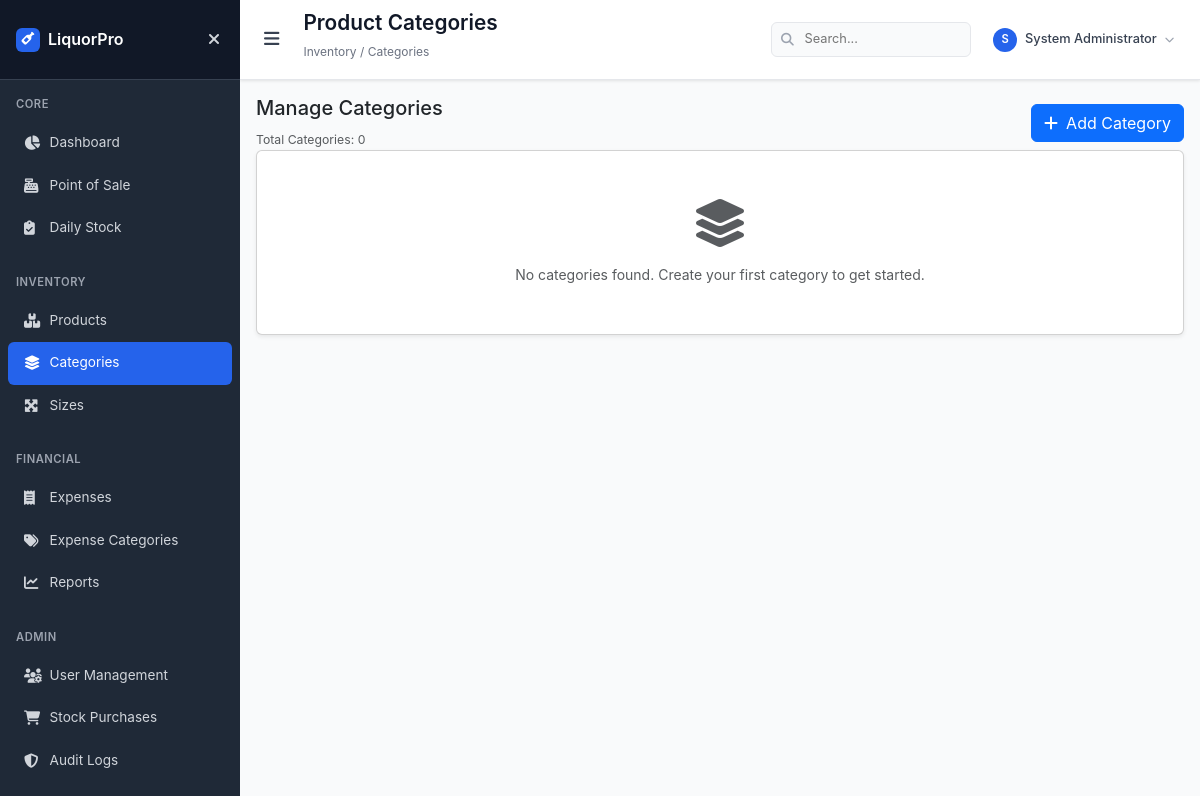
The app's page /categories (signed in), older data.
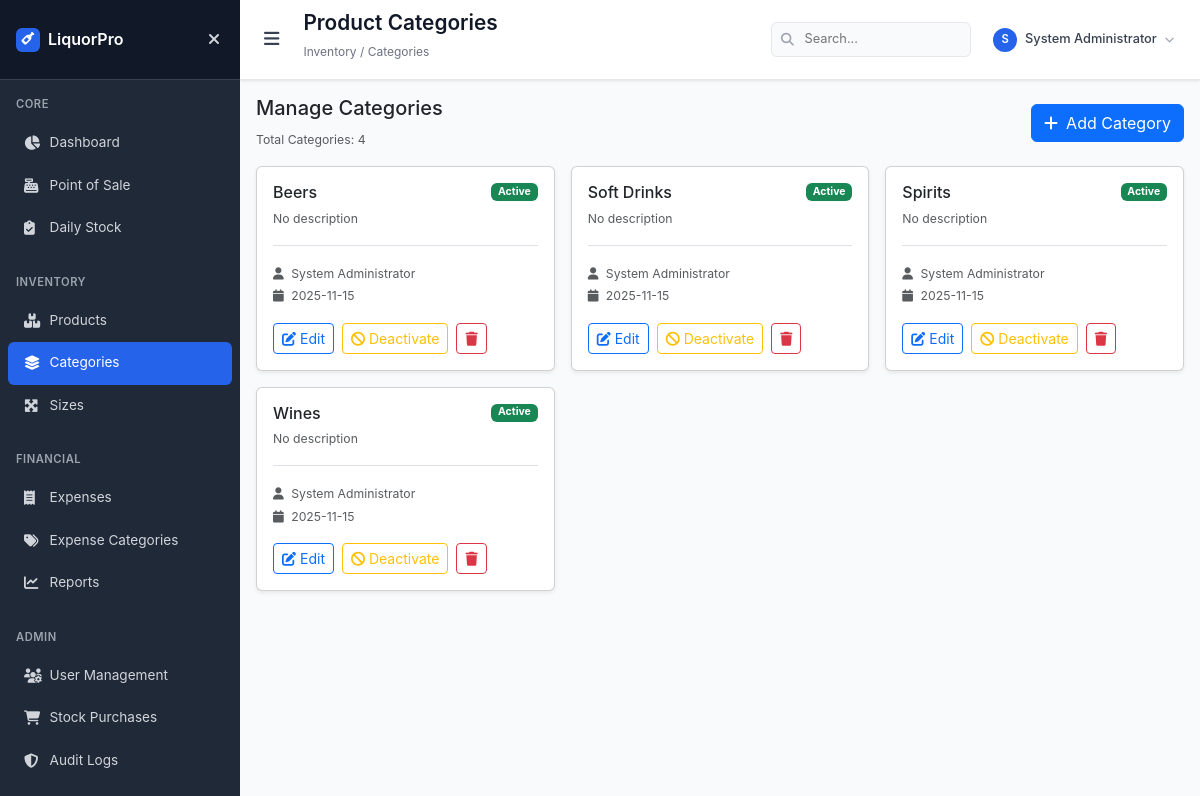
The same page, newer data.
### models.py (models this page shows, shortened)
class Category(db.Model):
    id = db.Column(db.Integer, primary_key=True)
    name = db.Column(db.String(50), unique=True, nullable=False, index=True)
    description = db.Column(db.String(200), nullable=True)
    is_active = db.Column(db.Boolean, default=True, index=True)
    created_at = db.Column(db.DateTime, default=datetime.utcnow)
    created_by = db.Column(db.Integer, db.ForeignKey('user.id'), nullable=True)
    creator = db.relationship('User', backref=db.backref('created_categories', lazy=True))

class User(db.Model):
    id = db.Column(db.Integer, primary_key=True)
    username = db.Column(db.String(80), unique=True, nullable=False, index=True)
    email = db.Column(db.String(120), unique=True, nullable=False, index=True)
    password_hash = db.Column(db.String(128), nullable=False)
    full_name = db.Column(db.String(100), nullable=False)
    role = db.Column(db.String(20), nullable=False, default='attendant', index=True)
    is_active = db.Column(db.Boolean, default=True, index=True)
    created_at = db.Column(db.DateTime, default=datetime.utcnow)
    last_login = db.Column(db.DateTime)

### app.py (the view)
@app.route('/categories')
@admin_required
def categories():
    categories = Category.query.order_by(Category.name).all()
    return render_template('categories/categories.html', categories=categories)

### app.py (called while the page is built)
def get_current_user():
    if 'user_id' in session:
        return db.session.get(User, session['user_id'])
    return None

def admin_required(f):
    @wraps(f)
    def decorated_function(*args, **kwargs):
        if 'user_id' not in session:
            flash('Please log in to access this page.', 'warning')
            return redirect(url_for('login'))
        user = db.session.get(User, session['user_id'])
        if not user or user.role not in ['admin', 'manager']:
            flash('Access denied. Admin privileges required.', 'error')
            return redirect(url_for('dashboard'))
        return f(*args, **kwargs)
    return decorated_function

@app.context_processor
def inject_user():
    return dict(current_user=get_current_user())

### templates/categories/categories.html (shortened to what this page needs)
{% extends "base.html" %}
{% block page_title %}Product Categories{% endblock %}
{% block breadcrumb %}Inventory / Categories{% endblock %}
{% block content %}
<div class="row mb-3">
    <div class="col-12">
        <div class="d-flex justify-content-between align-items-center">
            <div>
                <h5>Manage Categories</h5>
                <small class="text-muted">Total Categories: {{ categories|length }}</small>
            </div>
            <a href="{{ url_for('add_category') }}" class="btn btn-primary">
                <i class="fas fa-plus me-2"></i>Add Category
            </a>
        </div>
    </div>
</div>
<div class="row g-3">
    {% for category in categories %}
    <div class="col-md-6 col-lg-4">
        <div class="card shadow-sm h-100">
            <div class="card-body">
                <div class="d-flex justify-content-between align-items-start mb-2">
                    <div>
                        <h6 class="mb-1">{{ category.name }}</h6>
                        <small class="text-muted">
                            {% if category.description %}
                            {{ category.description }}
                            {% else %}
                            No description
                            {% endif %}
                        </small>
                    </div>
                    {% if category.is_active %}
                    <span class="badge bg-success">Active</span>
                    {% else %}
                    <span class="badge bg-secondary">Inactive</span>
                    {% endif %}
                </div>
                <div class="mt-3 pt-3 border-top">
                    <small class="text-muted">
                        <i class="fas fa-user me-1"></i>
                        {% if category.creator %}{{ category.creator.full_name }}{% else %}System{% endif %}
                    </small>
                    <br>
                    <small class="text-muted">
                        <i class="fas fa-calendar me-1"></i>
                        {{ category.created_at.strftime('%Y-%m-%d') if category.created_at else 'N/A' }}
                    </small>
                </div>
                <div class="mt-3 d-flex gap-2">
                    <a href="{{ url_for('edit_category', category_id=category.id) }}" class="btn btn-sm btn-outline-primary">
                        <i class="fas fa-edit me-1"></i>Edit
                    </a>
                    <form method="POST" action="{{ url_for('toggle_category_status', category_id=category.id) }}" style="display: inline;">
                        {% if category.is_active %}
                        <button type="submit" class="btn btn-sm btn-outline-warning" onclick="return confirm('Deactivate this category? Products in this category will not be available for sale.')">
                            <i class="fas fa-ban me-1"></i>Deactivate
                        </button>
                        {% else %}
                        <button type="submit" class="btn btn-sm btn-outline-success" onclick="return confirm('Activate this category?')">
                            <i class="fas fa-check me-1"></i>Activate
                        </button>
                        {% endif %}
                    </form>
                    <form method="POST" action="{{ url_for('delete_category', category_id=category.id) }}" style="display: inline;">
                        <button type="submit" class="btn btn-sm btn-outline-danger" onclick="return confirm('Are you sure you want to delete this category? This action cannot be undone!')">
                            <i class="fas fa-trash"></i>
                        </button>
                    </form>
                </div>
            </div>
        </div>
    </div>
    {% endfor %}
</div>
{% if not categories %}
<div class="card shadow-sm">
    <div class="card-body text-center py-5">
        <i class="fas fa-layer-group text-muted" style="font-size: 48px;"></i>
        <p class="text-muted mt-3 mb-0">No categories found. Create your first category to get started.</p>
    </div>
</div>
{% endif %}
{% endblock %}

Row changes from the older to the newer data that the page shows:
added Category: name "Beers", shows "No description", is_active "Active", creator.full_name "System Administrator", created_at "2025-11-15"
added Category: name "Soft Drinks", shows "No description", is_active "Active", creator.full_name "System Administrator", created_at "2025-11-15"
added Category: name "Spirits", shows "No description", is_active "Active", creator.full_name "System Administrator", created_at "2025-11-15"
added Category: name "Wines", shows "No description", is_active "Active", creator.full_name "System Administrator", created_at "2025-11-15"
Text that changed along with them:
{{ categories|length }}: "0" → "4"
text no longer shown: "No categories found. Create your first category to get started."
